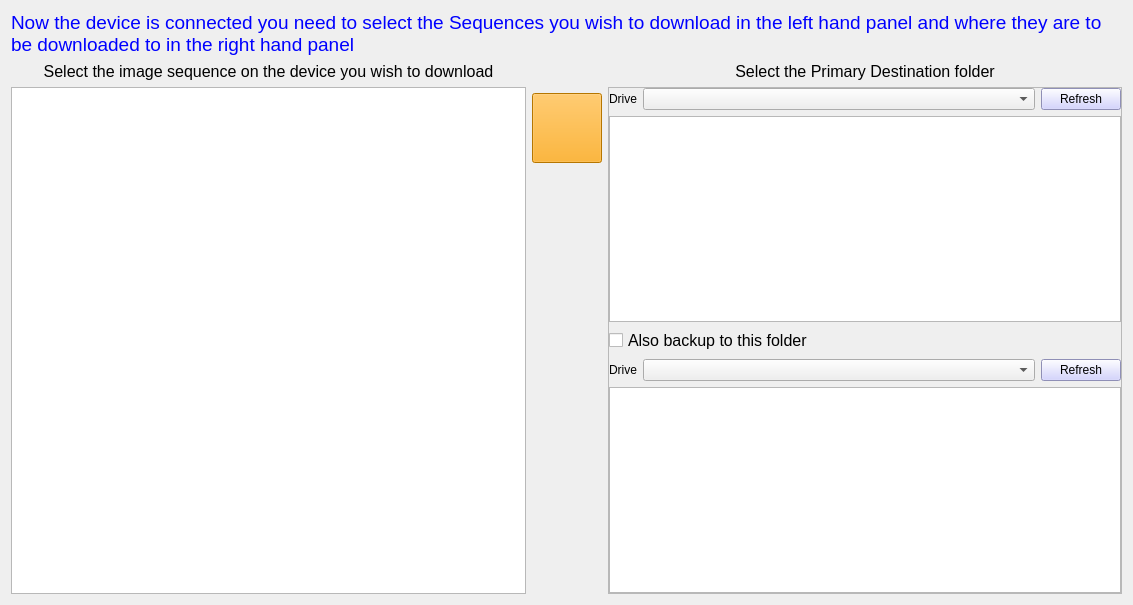
<?xml version="1.0" encoding="UTF-8"?>
<ui version="4.0">
 <class>Form</class>
 <widget class="QWidget" name="Form">
  <property name="geometry">
   <rect>
    <x>0</x>
    <y>0</y>
    <width>1133</width>
    <height>605</height>
   </rect>
  </property>
  <property name="windowTitle">
   <string>Form</string>
  </property>
  <property name="styleSheet">
   <string notr="true"/>
  </property>
  <layout class="QGridLayout" name="gridLayout">
   <item row="3" column="2" rowspan="3">
    <widget class="QFrame" name="frame">
     <property name="sizePolicy">
      <sizepolicy hsizetype="Expanding" vsizetype="Preferred">
       <horstretch>0</horstretch>
       <verstretch>0</verstretch>
      </sizepolicy>
     </property>
     <property name="frameShape">
      <enum>QFrame::StyledPanel</enum>
     </property>
     <property name="frameShadow">
      <enum>QFrame::Raised</enum>
     </property>
     <layout class="QGridLayout" name="gridLayout_2">
      <property name="leftMargin">
       <number>0</number>
      </property>
      <property name="topMargin">
       <number>0</number>
      </property>
      <property name="rightMargin">
       <number>0</number>
      </property>
      <property name="bottomMargin">
       <number>0</number>
      </property>
      <item row="3" column="0">
       <widget class="QLabel" name="label_3">
        <property name="text">
         <string>Drive</string>
        </property>
        <property name="alignment">
         <set>Qt::AlignRight|Qt::AlignTrailing|Qt::AlignVCenter</set>
        </property>
       </widget>
      </item>
      <item row="2" column="0" colspan="2">
       <widget class="QCheckBox" name="cbBackup">
        <property name="font">
         <font>
          <pointsize>12</pointsize>
         </font>
        </property>
        <property name="text">
         <string>Also backup to this folder</string>
        </property>
       </widget>
      </item>
      <item row="3" column="1">
       <widget class="QComboBox" name="secondDriveComboBox"/>
      </item>
      <item row="0" column="1">
       <widget class="QComboBox" name="driveComboBox">
        <property name="sizePolicy">
         <sizepolicy hsizetype="Expanding" vsizetype="Fixed">
          <horstretch>0</horstretch>
          <verstretch>0</verstretch>
         </sizepolicy>
        </property>
       </widget>
      </item>
      <item row="0" column="0">
       <widget class="QLabel" name="label_5">
        <property name="text">
         <string>Drive</string>
        </property>
        <property name="alignment">
         <set>Qt::AlignRight|Qt::AlignTrailing|Qt::AlignVCenter</set>
        </property>
       </widget>
      </item>
      <item row="0" column="2">
       <widget class="QPushButton" name="refreshPrimaryButton">
        <property name="styleSheet">
         <string notr="true">background-color: rgb(200, 200, 255);</string>
        </property>
        <property name="text">
         <string>Refresh</string>
        </property>
       </widget>
      </item>
      <item row="3" column="2">
       <widget class="QPushButton" name="refreshSecondaryButton">
        <property name="styleSheet">
         <string notr="true">background-color: rgb(200, 200, 255);</string>
        </property>
        <property name="text">
         <string>Refresh</string>
        </property>
       </widget>
      </item>
      <item row="1" column="0" colspan="3">
       <widget class="DeselectableTreeView" name="destinationTree">
        <property name="headerHidden">
         <bool>true</bool>
        </property>
       </widget>
      </item>
      <item row="4" column="0" colspan="3">
       <widget class="DeselectableTreeView" name="secondDestinationTree"/>
      </item>
     </layout>
    </widget>
   </item>
   <item row="3" column="0" rowspan="3">
    <widget class="QTreeView" name="cameraTree">
     <property name="headerHidden">
      <bool>true</bool>
     </property>
    </widget>
   </item>
   <item row="4" column="1">
    <widget class="QPushButton" name="downloadButton">
     <property name="sizePolicy">
      <sizepolicy hsizetype="Minimum" vsizetype="Fixed">
       <horstretch>0</horstretch>
       <verstretch>0</verstretch>
      </sizepolicy>
     </property>
     <property name="minimumSize">
      <size>
       <width>0</width>
       <height>70</height>
      </size>
     </property>
     <property name="font">
      <font>
       <pointsize>17</pointsize>
      </font>
     </property>
     <property name="autoFillBackground">
      <bool>false</bool>
     </property>
     <property name="styleSheet">
      <string notr="true">background-color: orange;
</string>
     </property>
     <property name="text">
      <string/>
     </property>
     <property name="icon">
      <iconset>
       <normaloff>fast-forward.png</normaloff>fast-forward.png</iconset>
     </property>
     <property name="iconSize">
      <size>
       <width>50</width>
       <height>50</height>
      </size>
     </property>
    </widget>
   </item>
   <item row="0" column="0" colspan="3">
    <widget class="QLabel" name="label_4">
     <property name="font">
      <font>
       <pointsize>14</pointsize>
      </font>
     </property>
     <property name="styleSheet">
      <string notr="true">color:blue</string>
     </property>
     <property name="text">
      <string>Now the device is connected you need to select the Sequences you wish to download in the left hand panel and where they are to be downloaded to in the right hand panel</string>
     </property>
     <property name="wordWrap">
      <bool>true</bool>
     </property>
    </widget>
   </item>
   <item row="1" column="0">
    <widget class="QLabel" name="label">
     <property name="font">
      <font>
       <pointsize>12</pointsize>
      </font>
     </property>
     <property name="text">
      <string>Select the image sequence on the device you wish to download</string>
     </property>
     <property name="alignment">
      <set>Qt::AlignCenter</set>
     </property>
     <property name="wordWrap">
      <bool>true</bool>
     </property>
    </widget>
   </item>
   <item row="5" column="1">
    <spacer name="verticalSpacer">
     <property name="orientation">
      <enum>Qt::Vertical</enum>
     </property>
     <property name="sizeHint" stdset="0">
      <size>
       <width>20</width>
       <height>40</height>
      </size>
     </property>
    </spacer>
   </item>
   <item row="1" column="2">
    <widget class="QLabel" name="label_2">
     <property name="font">
      <font>
       <pointsize>12</pointsize>
      </font>
     </property>
     <property name="text">
      <string>Select the Primary Destination folder</string>
     </property>
     <property name="alignment">
      <set>Qt::AlignCenter</set>
     </property>
    </widget>
   </item>
  </layout>
 </widget>
 <customwidgets>
  <customwidget>
   <class>DeselectableTreeView</class>
   <extends>QTreeView</extends>
   <header>aims/ui/deselectable_tree_view.h</header>
  </customwidget>
 </customwidgets>
 <resources/>
 <connections/>
</ui>
